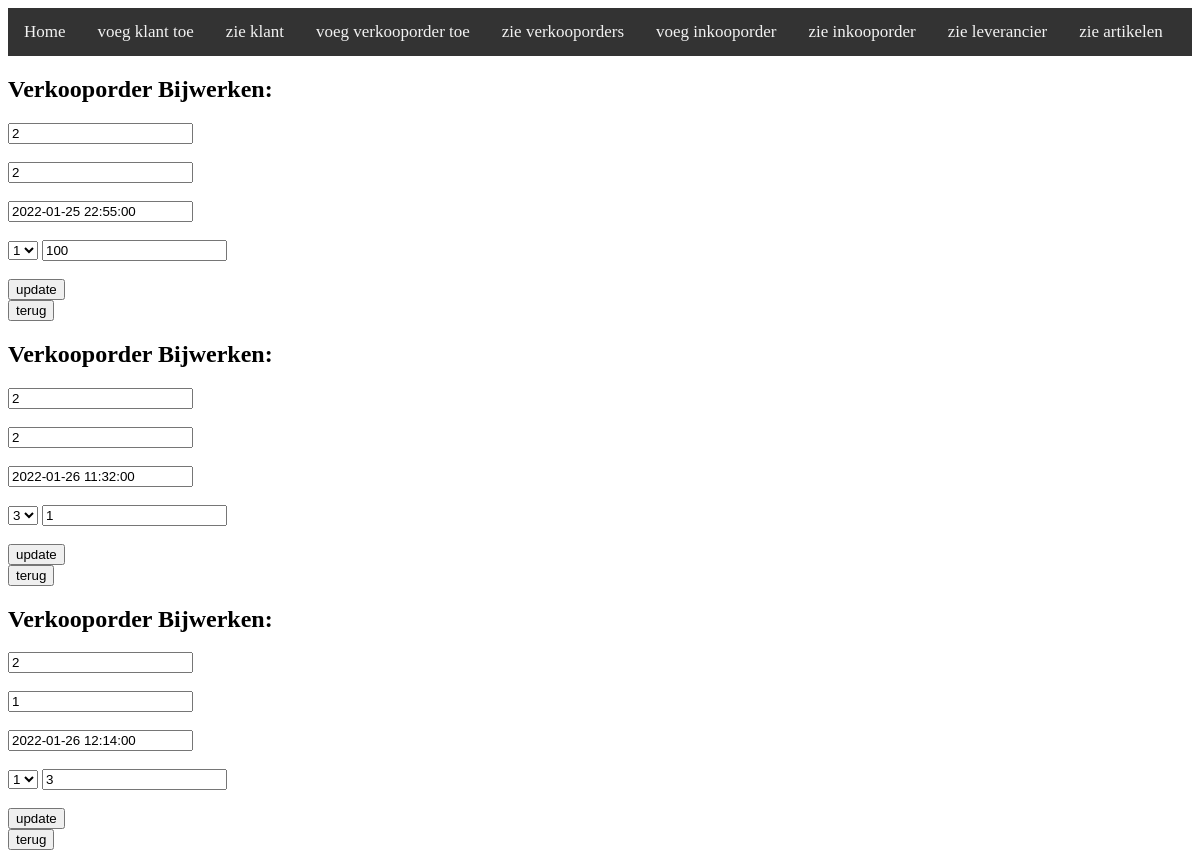
Screenshot of /CHANGEverkooporder.php with the database file from the repository.
### tables this page shows
CREATE TABLE `verkooporders` (
  `VerkoopOrdId` int(11) NOT NULL,
  `KlantId` int(11) NOT NULL,
  `Artikelen_ArtId` int(11) NOT NULL,
  `verkOrdDatum` datetime DEFAULT NULL,
  `verkOrdBest` int(11) DEFAULT NULL,
  `verkOrdStatus` int(11) NOT NULL DEFAULT 1
);

### Verkooporder.php (called while the page is built, shortened)
<?php
class Verkooporder{
    public function haalVerkooporder(){
        $conn = dbConnect();
        $Verkid = $_POST['id'];
        if ($Verkid == ''){
            $Verkooporder = $conn->prepare("SELECT * from verkooporders");
            $Verkooporder->execute();
        }else{
            $Verkooporder = $conn->prepare("SELECT * from verkooporders WHERE VerkoopOrdId = '$Verkid'");
            $Verkooporder->execute();
        }
        return $Verkooporder;
    }
}
?>

### CHANGEverkooporder.php (the view, shortened to what this page needs)
<!DOCTYPE html>
<html lang="en">
<head>
    <link rel="stylesheet" type="text/css" href="style.css">
</head>
<body>
    <div class="topnav">
			<a href="index.php">Home</a>
			<a href="ADDklant.php">voeg klant toe</a>
            <a href="INDEXklant.php">zie klant</a>
			<a href="ADDverkooporder.php">voeg verkooporder toe</a>
			<a href="INDEXverkooporder.php">zie verkooporders</a>
			<a href="ADDinkooporder.php">voeg inkooporder</a>
			<a href="INDEXinkooporder.php">zie inkooporder</a>
			<a href="INDEXleveranciers.php">zie leverancier</a>
            <a href="INDEXArtikelen.php">zie artikelen</a>
		</div>
<?php
include "Verkooporder.php";
$Verkooporder = new Verkooporder;
$toonOrders = $Verkooporder->haalVerkooporder();
foreach ($toonOrders as $row) {
    $VerkoopOrdId = $row['VerkoopOrdId'];
    $klantId = $row['KlantId'];
    $artId = $row['Artikelen_ArtId'];
    $verkOrdDatum = $row['verkOrdDatum'];
    $verOrdBestAantal = $row['verkOrdBest'];
    $verOrdStatus = $row['verkOrdStatus'];
    echo "<div class='parent'>
        <h2>Verkooporder Bijwerken:</h2>
            <form action=CHANGEverkooporder.php method='POST'>
                <input type='text' name='klantId' value='" . $klantId . "' placeholder='" . $klantId . "' required>
                <br /><br />
                <input type='text' name='artId' value='" . $artId . "' placeholder='" . $artId . "' required>
                <br /><br />
                <input type='text' name='verkOrdDatum' value='" . $verkOrdDatum . "' placeholder='" . $verkOrdDatum . "' required>
                <br /><br />
                <select name='verOrdStatus'>
                        <option value='" . $verOrdStatus . "' selected>" . $verOrdStatus . "</option>
                        <option value='1'>1</option>
                        <option value='2'>2</option>
                        <option value='3'>3</option>
                        <option value='4'>4</option>
                    </select>
                <input type='number' name='verOrdBestAantal' value='" . $verOrdBestAantal . "' placeholder='" . $verOrdBestAantal . "' required>
                <br /><br />
                <input type='submit' name='update' value='update'>
                <input type='hidden' name='id' value ='" .  $VerkoopOrdId . "'>
            </form>
            <form action='index.php'>
                <input type='submit' value='terug'>
            </form>
      </div>";
}
?>
    </body>
</html>

### style.css (style rules this page uses)
.topnav { overflow: hidden; background-color: #333; }
.topnav a { float: left; color: #f2f2f2; text-align: center; padding: 14px 16px; text-decoration: none; font-size: 17px; }

### rows the page displays
verkooporders: klantId "2", artId "2", verkOrdDatum "2022-01-25 22:55:00", verOrdStatus "1", verOrdBestAantal "100"
verkooporders: klantId "2", artId "2", verkOrdDatum "2022-01-26 11:32:00", verOrdStatus "3", verOrdBestAantal "1"
verkooporders: klantId "2", artId "1", verkOrdDatum "2022-01-26 12:14:00", verOrdStatus "1", verOrdBestAantal "3"
